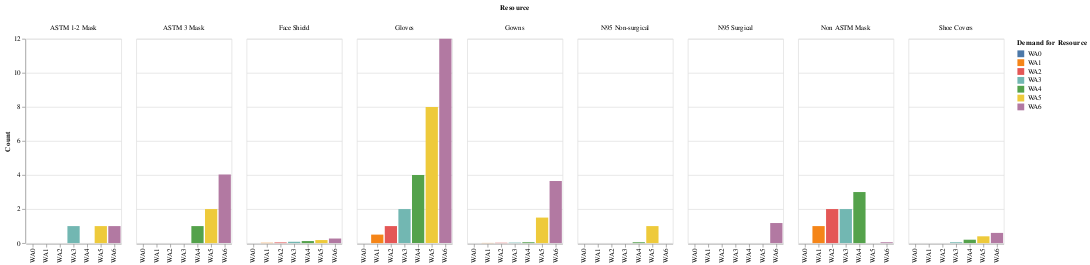

Here is the notebook cell this chart was saved with:
### Code cell
chart = visualize_data(demand.demand_per_unit_map_dn_um.df)

alt.renderers.enable("default") #works

display(chart)

alt.renderers.enable("altair_saver", fmts=["svg"]) #doesn't work

display(chart)

### Figure 1 — Vega-Lite specification as saved in the notebook (floating-point values rounded to 4 significant figures)
{"config": {"view": {"continuousWidth": 400, "continuousHeight": 300}}, "data": {"name": "data-efc3c27fd0c735105b710df34194ce38"}, "mark": "bar", "encoding": {"y": {"type": "quantitative", "field": "Count"}, "x": {"type": "nominal", "field": "Demand for Resource (d)", "title": null}, "color": {"type": "nominal", "field": "Demand for Resource (d)", "title": "Demand for Resource"}, "column": {"type": "nominal", "field": "Resource (n)", "spacing": 20, "title": "Resource"}}, "$schema": "https://vega.github.io/schema/vega-lite/v4.8.1.json", "datasets": {"data-efc3c27fd0c735105b710df34194ce38": [{"Demand for Resource (d)": "WA0", "Resource (n)": "N95 Surgical", "Count": 0.0}, {"Demand for Resource (d)": "WA1", "Resource (n)": "N95 Surgical", "Count": 0.0}, {"Demand for Resource (d)": "WA2", "Resource (n)": "N95 Surgical", "Count": 0.0}, {"Demand for Resource (d)": "WA3", "Resource (n)": "N95 Surgical", "Count": 0.0}, {"Demand for Resource (d)": "WA4", "Resource (n)": "N95 Surgical", "Count": 0.0}, {"Demand for Resource (d)": "WA5", "Resource (n)": "N95 Surgical", "Count": 0.0}, {"Demand for Resource (d)": "WA6", "Resource (n)": "N95 Surgical", "Count": 1.18}, {"Demand for Resource (d)": "WA0", "Resource (n)": "N95 Non-surgical", "Count": 0.0}, {"Demand for Resource (d)": "WA1", "Resource (n)": "N95 Non-surgical", "Count": 0.0}, {"Demand for Resource (d)": "WA2", "Resource (n)": "N95 Non-surgical", "Count": 0.0}, {"Demand for Resource (d)": "WA3", "Resource (n)": "N95 Non-surgical", "Count": 0.0}, {"Demand for Resource (d)": "WA4", "Resource (n)": "N95 Non-surgical", "Count": 0.05}, {"Demand for Resource (d)": "WA5", "Resource (n)": "N95 Non-surgical", "Count": 1.0}, {"Demand for Resource (d)": "WA6", "Resource (n)": "N95 Non-surgical", "Count": 0.0}, {"Demand for Resource (d)": "WA0", "Resource (n)": "ASTM 3 Mask", "Count": 0.0}, {"Demand for Resource (d)": "WA1", "Resource (n)": "ASTM 3 Mask", "Count": 0.0}, {"Demand for Resource (d)": "WA2", "Resource (n)": "ASTM 3 Mask", "Count": 0.0}, {"Demand for Resource (d)": "WA3", "Resource (n)": "ASTM 3 Mask", "Count": 0.0}, {"Demand for Resource (d)": "WA4", "Resource (n)": "ASTM 3 Mask", "Count": 1.0}, {"Demand for Resource (d)": "WA5", "Resource (n)": "ASTM 3 Mask", "Count": 2.0}, {"Demand for Resource (d)": "WA6", "Resource (n)": "ASTM 3 Mask", "Count": 4.03}, {"Demand for Resource (d)": "WA0", "Resource (n)": "ASTM 1-2 Mask", "Count": 0.0}, {"Demand for Resource (d)": "WA1", "Resource (n)": "ASTM 1-2 Mask", "Count": 0.0}, {"Demand for Resource (d)": "WA2", "Resource (n)": "ASTM 1-2 Mask", "Count": 0.0}, {"Demand for Resource (d)": "WA3", "Resource (n)": "ASTM 1-2 Mask", "Count": 1.0}, {"Demand for Resource (d)": "WA4", "Resource (n)": "ASTM 1-2 Mask", "Count": 0.0}, {"Demand for Resource (d)": "WA5", "Resource (n)": "ASTM 1-2 Mask", "Count": 1.0}, {"Demand for Resource (d)": "WA6", "Resource (n)": "ASTM 1-2 Mask", "Count": 1.0}, {"Demand for Resource (d)": "WA0", "Resource (n)": "Non ASTM Mask", "Count": 0.0}, {"Demand for Resource (d)": "WA1", "Resource (n)": "Non ASTM Mask", "Count": 1.0}, {"Demand for Resource (d)": "WA2", "Resource (n)": "Non ASTM Mask", "Count": 2.0}, {"Demand for Resource (d)": "WA3", "Resource (n)": "Non ASTM Mask", "Count": 2.0}, {"Demand for Resource (d)": "WA4", "Resource (n)": "Non ASTM Mask", "Count": 3.0}, {"Demand for Resource (d)": "WA5", "Resource (n)": "Non ASTM Mask", "Count": 0.0}, {"Demand for Resource (d)": "WA6", "Resource (n)": "Non ASTM Mask", "Count": 0.05}, {"Demand for Resource (d)": "WA0", "Resource (n)": "Face Shield", "Count": 0.0}, {"Demand for Resource (d)": "WA1", "Resource (n)": "Face Shield", "Count": 0.02}, {"Demand for Resource (d)": "WA2", "Resource (n)": "Face Shield", "Count": 0.04}, {"Demand for Resource (d)": "WA3", "Resource (n)": "Face Shield", "Count": 0.08}, {"Demand for Resource (d)": "WA4", "Resource (n)": "Face Shield", "Count": 0.12}, {"Demand for Resource (d)": "WA5", "Resource (n)": "Face Shield", "Count": 0.18}, {"Demand for Resource (d)": "WA6", "Resource (n)": "Face Shield", "Count": 0.27}, {"Demand for Resource (d)": "WA0", "Resource (n)": "Gowns", "Count": 0.0}, {"Demand for Resource (d)": "WA1", "Resource (n)": "Gowns", "Count": 0.01}, {"Demand for Resource (d)": "WA2", "Resource (n)": "Gowns", "Count": 0.02}, {"Demand for Resource (d)": "WA3", "Resource (n)": "Gowns", "Count": 0.03}, {"Demand for Resource (d)": "WA4", "Resource (n)": "Gowns", "Count": 0.05}, {"Demand for Resource (d)": "WA5", "Resource (n)": "Gowns", "Count": 1.5}, {"Demand for Resource (d)": "WA6", "Resource (n)": "Gowns", "Count": 3.65}, {"Demand for Resource (d)": "WA0", "Resource (n)": "Gloves", "Count": 0.0}, {"Demand for Resource (d)": "WA1", "Resource (n)": "Gloves", "Count": 0.5}, {"Demand for Resource (d)": "WA2", "Resource (n)": "Gloves", "Count": 1.0}, {"Demand for Resource (d)": "WA3", "Resource (n)": "Gloves", "Count": 2.0}, {"Demand for Resource (d)": "WA4", "Resource (n)": "Gloves", "Count": 4.0}, {"Demand for Resource (d)": "WA5", "Resource (n)": "Gloves", "Count": 8.0}, {"Demand for Resource (d)": "WA6", "Resource (n)": "Gloves", "Count": 12.0}, {"Demand for Resource (d)": "WA0", "Resource (n)": "Shoe Covers", "Count": 0.0}, {"Demand for Resource (d)": "WA1", "Resource (n)": "Shoe Covers", "Count": 0.0}, {"Demand for Resource (d)": "WA2", "Resource (n)": "Shoe Covers", "Count": 0.0}, {"Demand for Resource (d)": "WA3", "Resource (n)": "Shoe Covers", "Count": 0.05}, {"Demand for Resource (d)": "WA4", "Resource (n)": "Shoe Covers", "Count": 0.2}, {"Demand for Resource (d)": "WA5", "Resource (n)": "Shoe Covers", "Count": 0.4}, {"Demand for Resource (d)": "WA6", "Resource (n)": "Shoe Covers", "Count": 0.6}]}}
